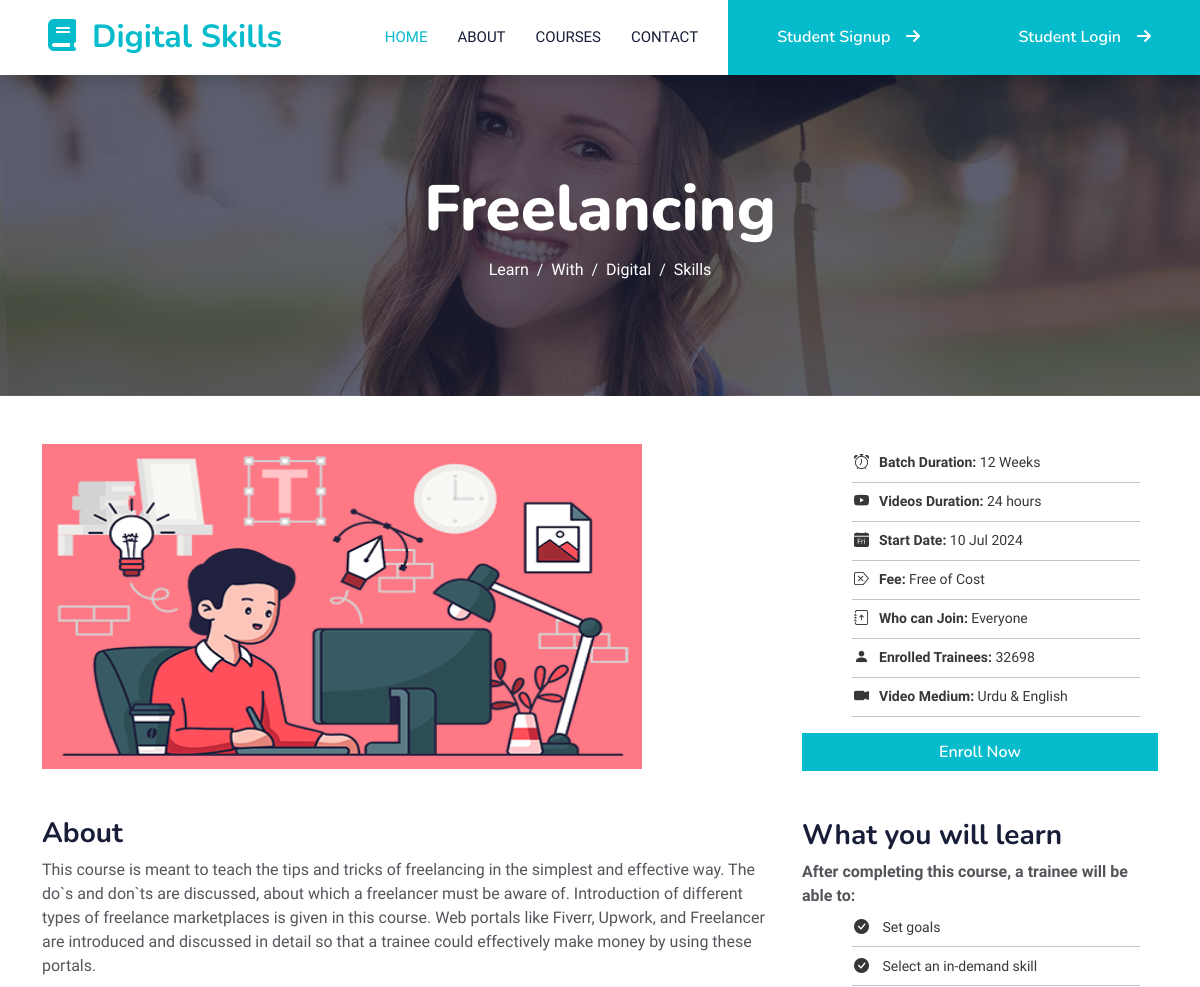
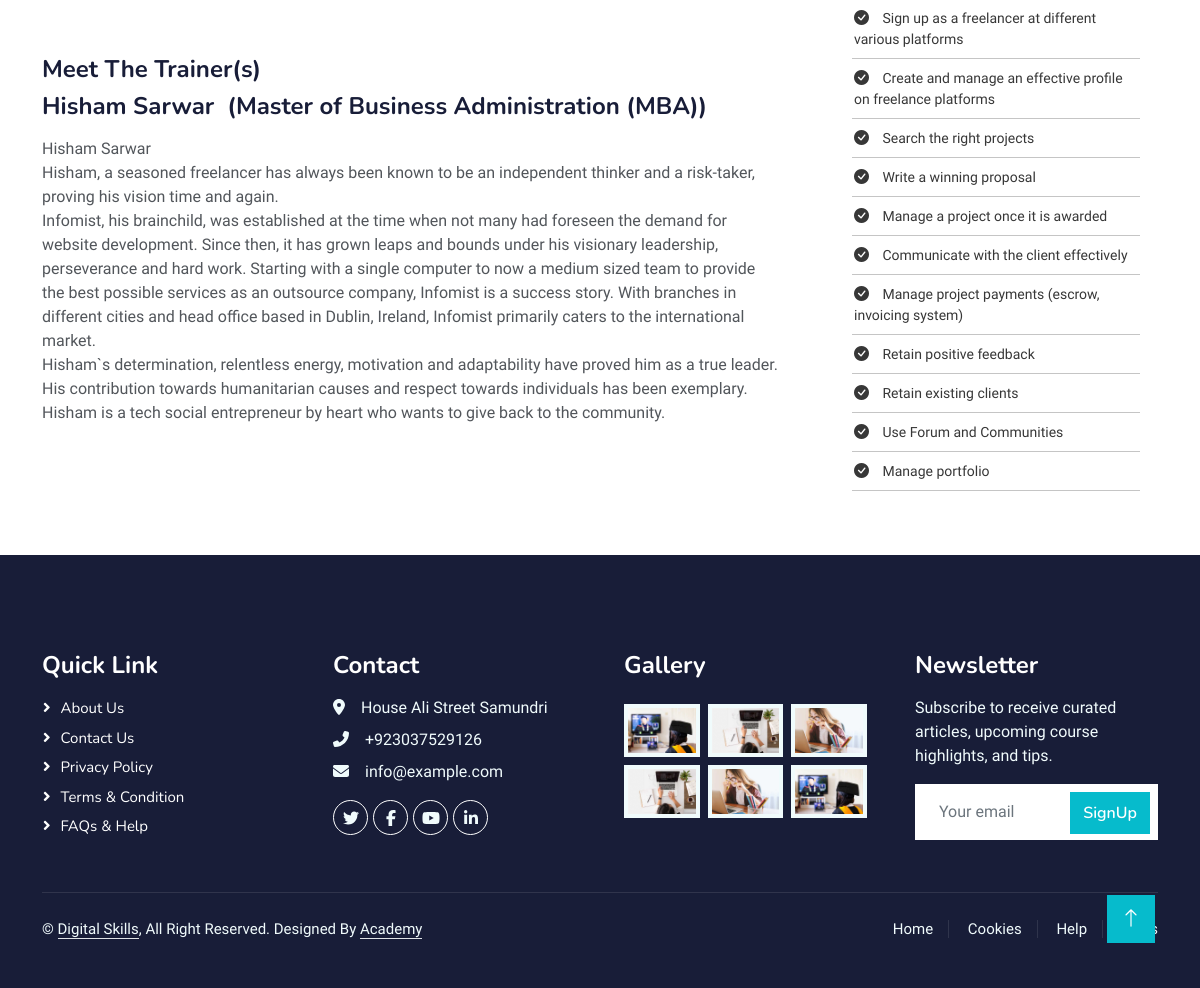
Screenshot of /coursedetails.php?id=1 with the database file from the repository (2 pictures, top to bottom).
### tables this page shows
CREATE TABLE `addcourse` (
  `course_id` int(11) NOT NULL,
  `course_img` varchar(250) NOT NULL,
  `course_name` varchar(250) NOT NULL,
  `course_desc` text NOT NULL,
  `course_author` varchar(250) NOT NULL,
  `author_qua` varchar(250) NOT NULL,
  `author_desc` text NOT NULL
);

### coursedetails.php (the view, shortened to what this page needs)
<?php
include('maininclude/dbconnection.php');
?>
<!DOCTYPE html>
<html lang="en">
<head>
    <link href="https://cdnjs.cloudflare.com/ajax/libs/font-awesome/5.10.0/css/all.min.css" rel="stylesheet">
    <link href="https://cdn.jsdelivr.net/npm/bootstrap-icons@1.4.1/font/bootstrap-icons.css" rel="stylesheet">
    <link href="lib/animate/animate.min.css" rel="stylesheet">
    <link href="lib/owlcarousel/assets/owl.carousel.min.css" rel="stylesheet">
    <link href="css/bootstrap.min.css" rel="stylesheet">
    <link href="css/style.css" rel="stylesheet">
    <link rel="stylesheet" href="./css/all.min.css">
</head>
<body>
    <?php
	include_once("maininclude/navbar.php");
	?>
        <?php
        if(isset($_REQUEST['id'])){
            $course_id = $_REQUEST['id'];
            $sql = "SELECT * FROM addcourse WHERE course_id = '$course_id'";
            $result = $conn->query($sql);
            $row = $result->fetch_assoc();
		}
    echo'<div class="container-fluid bg-primary py-5 mb-5 page-header">
        <div class="container py-5">
            <div class="row justify-content-center">
                <div class="col-lg-10 text-center">
                    <h1 class="display-3 text-white animated slideInDown"> '.$row['course_name'].'</h1>';
                    ?>
                    <nav aria-label="breadcrumb">
                        <ol class="breadcrumb justify-content-center">
                            <li class="breadcrumb-item"><a class="text-white" href="#">Learn</a></li>
                            <li class="breadcrumb-item"><a class="text-white" href="#">With</a></li>
                            <li class="breadcrumb-item text-white active" aria-current="page">Digital</li>
                            <li class="breadcrumb-item text-white active" aria-current="page">Skills</li>
                        </ol>
                    </nav>
                </div>
            </div>
        </div>
    </div>
        <main id="tg-main" class="tg-main innerpages inner_h">
            <div id="ctl00_CPHBody_pnloffered">
                <div class="tg-haslayout tg-sectionspace">
                    <div class="container">
                        <div class="row">
                            <div class="col-xs-12 col-sm-12 col-md-8 col-lg-8">
<?php
        if(isset($_REQUEST['id'])){
            $course_id = $_REQUEST['id'];
            $sql = "SELECT * FROM addcourse WHERE course_id = '$course_id'";
            $result = $conn->query($sql);
            $row = $result->fetch_assoc();
		}
echo'<div id="ctl00_CPHBody_divPlayer" class="col-md-12">
<div class="videoWrapper">
<img src="./img/'.$row['course_img'].'"  width="600" height="325"></img>
</div>
<span id="ctl00_CPHBody_lbltestmsg"></span>
</div>';
?>
<br>
<br>
<div class="tg-sectionhead mt30">
<h3>About</h3>
</div>
<div class="tg-description">
<p>
<span id="ctl00_CPHBody_lblContents"><?php echo  nl2br($row['course_desc'])?></span>
</p>
</div>
              <br>
              <br>
<div class="tg-sectionhead mt30">
<h4>
<span id="ctl00_CPHBody_lblTitle_Instructor">Meet The Trainer(s)</span></h4>
                                </div>
<div class="tg-admindetail">
<span id="ctl00_CPHBody_dlInstructor" style="display:inline-block;border-width:0px;width:100%;"><span valign="top">
<div class="tg-admininfo">
     <div class="tg-adminhead">
<div class="tg-adminname">
<h4><?php echo $row['course_author']?><span>&nbsp; (<?php echo $row['author_qua']?>)</span></h4>
 </div>
</div>
<div class="tg-description">
<p><p><?php echo  nl2br($row['author_desc'])?></p>
</p>
</div>
</div>
</span></span>
</div>
</div>
<div class="col-xs-12 col-sm-12 col-md-4 col-lg-4">
<div class="tg-coursesummary">
    <ul class="listlabel">
        <li><span><strong><i class="bi bi-alarm"></i>Batch Duration:</strong> </span><span class="listdesc">
            <span id="ctl00_CPHBody_lblLength">12 Weeks</span></span> </li>
        <li><span><strong> <i class="bi bi-youtube"></i>Videos Duration:</strong> </span><span class="listdesc"><span id="ctl00_CPHBody_lblVideosDuration">24 hours</span></span> </li>
        <li><span><strong><i class="bi bi-calendar-day-fill"></i>Start Date:</strong> </span><span class="listdesc"><span id="ctl00_CPHBody_lblStartDate">10 Jul 2024</span></span> </li>
        <li><span><strong><i class="bi bi-backspace-reverse"></i>Fee:</strong> </span><span class="listdesc"><span class="uppercase">Free of Cost</span> </span></li>
        <li><span><strong><i class="bi bi-journal-arrow-up"></i>Who can Join:</strong> </span><span class="listdesc"><span id="ctl00_CPHBody_lblWhoJoin">Everyone</span> </span> </li>
        <li><span><strong><i class="bi bi-person-fill"></i>Enrolled Trainees:</strong> </span><span class="listdesc"><span id="ctl00_CPHBody_lblenrolledtrainees" title="Enroll Trainees in Current Batch">32698</span></span> </li>
        <li><span><strong><i class="bi bi-camera-video-fill"></i>Video Medium:</strong> </span><span class="listdesc"><span lang="en">Urdu & English</span> </span></li>
    </ul>
</div>
<form action="enroll/checkout.php" method="post">
    <div class="mt30 d-grid gap-2 ">
        <button type="submit" class="btn btn-primary text-white font-weight-bolder float-right" name="enroll">Enroll Now</button>
    </div>
</form>
<br>
<br>
<div class="tg-featureslist brpl30 mt30">
                                    <h3 class="tg-featurehead">What you will learn</h3>
                                    <span id="ctl00_CPHBody_lblOutcomes"><strong>After completing this course, a trainee will be able to:</strong><br/>
<div class="tg-coursesummary">
    <ul class="listlabel">
        <li><i class="bi bi-check-circle-fill"></i><span class="listdesc">
            <span id="ctl00_CPHBody_lblLength">Set goals</span></span> </li>
            <li><i class="bi bi-check-circle-fill"></i><span class="listdesc">
            <span id="ctl00_CPHBody_lblLength">Select an in-demand skill</span></span> </li>
            <li><i class="bi bi-check-circle-fill"></i><span class="listdesc">
            <span id="ctl00_CPHBody_lblLength">Sign up as a freelancer at different various platforms</span></span> </li>
            <li><i class="bi bi-check-circle-fill"></i><span class="listdesc">
            <span id="ctl00_CPHBody_lblLength">Create and manage an effective profile on freelance platforms</span></span> </li>
            <li><i class="bi bi-check-circle-fill"></i><span class="listdesc">
            <span id="ctl00_CPHBody_lblLength">Search the right projects</span></span> </li>
            <li><i class="bi bi-check-circle-fill"></i><span class="listdesc">
            <span id="ctl00_CPHBody_lblLength">Write a winning proposal</span></span> </li>
            <li><i class="bi bi-check-circle-fill"></i><span class="listdesc">
            <span id="ctl00_CPHBody_lblLength">Manage a project once it is awarded</span></span> </li>
            <li><i class="bi bi-check-circle-fill"></i><span class="listdesc">
            <span id="ctl00_CPHBody_lblLength">Communicate with the client effectively</span></span> </li>
            <li><i class="bi bi-check-circle-fill"></i><span class="listdesc">
            <span id="ctl00_CPHBody_lblLength">Manage project payments (escrow, invoicing system)</span></span> </li>
            <li><i class="bi bi-check-circle-fill"></i><span class="listdesc">
            <span id="ctl00_CPHBody_lblLength">Retain positive feedback</span></span> </li>
            <li><i class="bi bi-check-circle-fill"></i><span class="listdesc">
            <span id="ctl00_CPHBody_lblLength">Retain existing clients</span></span> </li>
            <li><i class="bi bi-check-circle-fill"></i><span class="listdesc">
            <span id="ctl00_CPHBody_lblLength">Use Forum and Communities</span></span> </li>
            <li><i class="bi bi-check-circle-fill"></i><span class="listdesc">
            <span id="ctl00_CPHBody_lblLength">Manage portfolio</span></span> </li>
    </ul>
</div>
</div>
</div>
</div>
</div>
 </div>
</div>
  </main>
     <a href="#" class="btn btn-lg btn-primary btn-lg-square back-to-top"><i class="bi bi-arrow-up"></i></a>
<?php
include('maininclude/footer.php');
?>

### css/style.css (style rules this page uses)
:root { --primary: #06BBCC; --light: #F0FBFC; --dark: #181d38; }
.back-to-top { position: fixed; display: none; right: 45px; bottom: 45px; z-index: 99; }
.btn { font-family: 'Nunito', sans-serif; font-weight: 600; transition: .5s; }
.btn.btn-primary, .btn.btn-secondary { color: #FFFFFF; }
.btn-lg-square { width: 48px; height: 48px; }
.btn-square, .btn-sm-square, .btn-lg-square { padding: 0; display: flex; align-items: center; justify-content: center; font-weight: normal; border-radius: 0px; }
.page-header { background: linear-gradient(rgba(24, 29, 56, .7), rgba(24, 29, 56, .7)), url(../img/carousel-1.jpg); background-position: center center; background-repeat: no-repeat; background-size: cover; }
.breadcrumb-item + .breadcrumb-item::before { color: var(--light); }
.tg-coursesummary ul.listlabel > li i { font-size: 15px; padding-right: 10px; }
* { -webkit-box-sizing: border-box; -moz-box-sizing: border-box; box-sizing: border-box; }
* { margin: 0px; padding: 0px; }
.tg-coursesummary ul.listlabel > li { border-bottom: 1px solid #c5c5c5; font-size: 14px; line-height: 1.5em; margin: 0 18px; padding: 8.5px 2px; color: #373737; display: block; }
li { line-height: 28px; list-style: none; }

### rows the page displays
addcourse: course_name "Freelancing", course_img (picture), course_desc "This course is meant to teach the tips and tricks of freelancing in the simplest and effective way. The do`s and don`ts are discussed, about which a freelancer must be aware of. Introduction of different types of freelance marketplaces is given in this course. Web portals like Fiverr, Upwork, and Freelancer are introduced and discussed in detail so that a trainee could effectively make money by using these portals.", course_author "Hisham Sarwar", author_qua "Master of Business Administration (MBA)", author_desc "Hisham Sarwar Hisham, a seasoned freelancer has always been known to be an independent thinker and a risk-taker, proving his vision time and again. Infomist, his brainchild, was established at the time when not many had foreseen the demand for website development. Since then, it has grown leaps and bounds under his visionary leadership, perseverance and hard work. Starting with a single computer to now a medium sized team to provide the best possible services as an outsource company, Infomist is a success story. With branches in different cities and head office based in Dublin, Ireland, Infomist primarily caters to the international market. Hisham`s determination, relentless energy,…"
